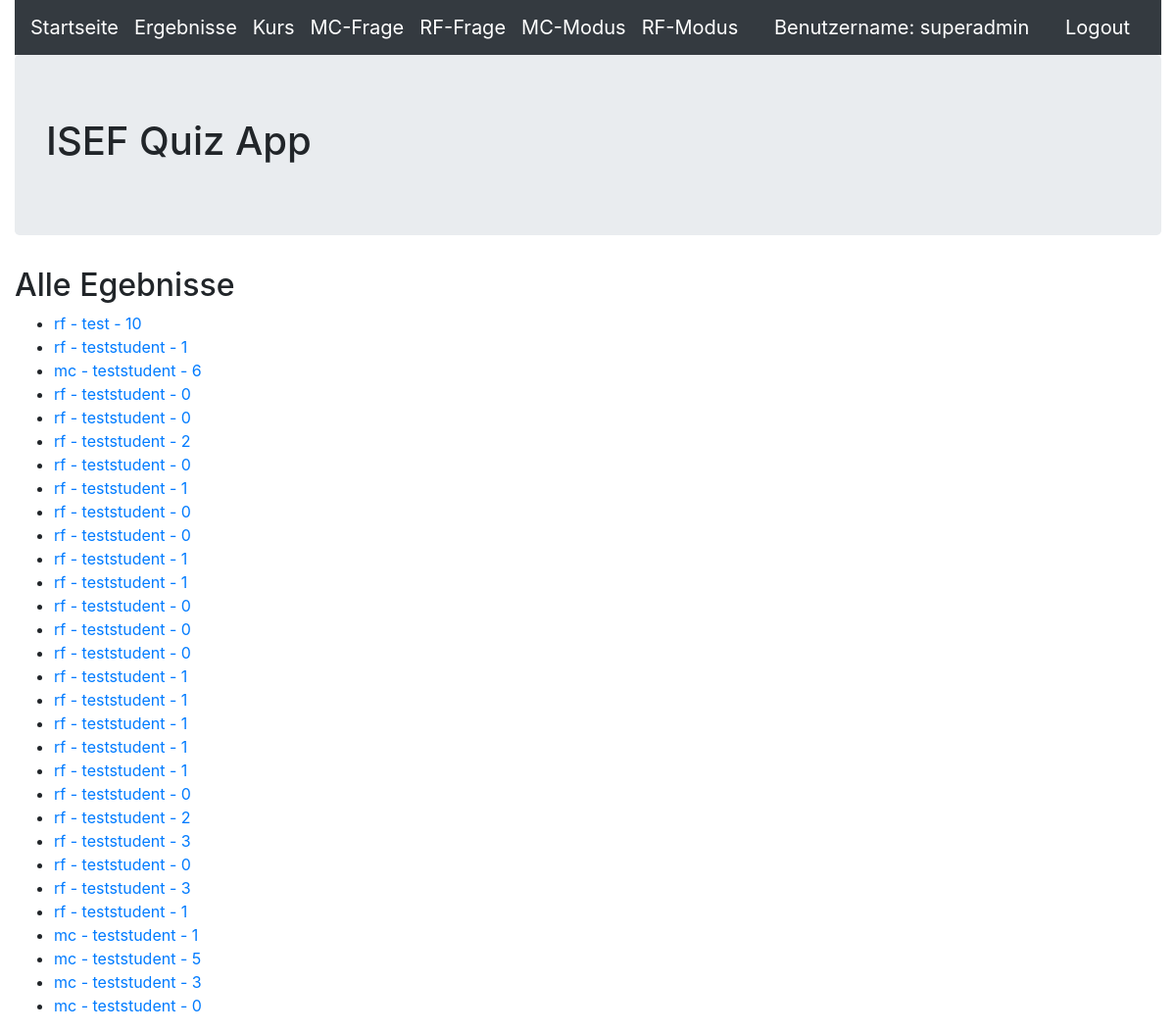
Before: /ergebnis (signed in) with the older database file.
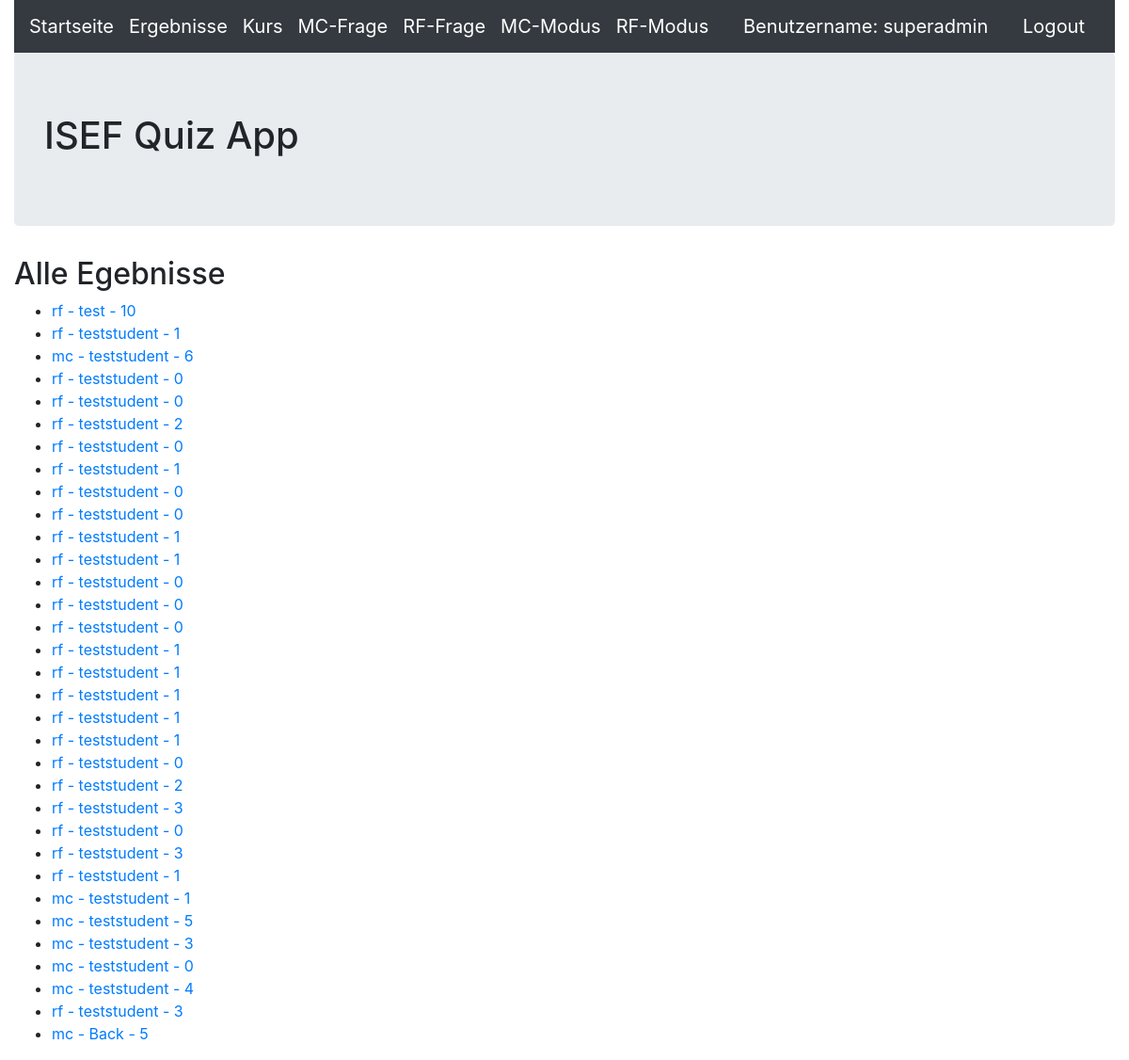
After: the same page with the newer database file.
### quiz/models.py (models this page shows, shortened)
class Ergebnis(models.Model):
    testmodus = models.CharField(max_length=20,blank=False)
    benutzername = models.CharField(max_length=50,blank=False)
    kursid = models.CharField(max_length=5,blank=False)
    kursname = models.CharField(max_length=50,blank=False)
    zeitsekunden = models.IntegerField(blank=False)
    datum = models.DateField(auto_now_add=True)
    punkte = models.IntegerField(blank=False)
    fragentotal = models.IntegerField(blank=False)
    fragenkorrekt = models.IntegerField(blank=False)
    fragenfalsch = models.IntegerField(blank=False)

### quiz/views.py (the view)
# urls.py: path('ergebnis', ErgebnisHome.as_view(), name='ergebnis_start'),
class ErgebnisHome(AuthListView):
    model = Ergebnis
    template_name = 'ergebnis/ergebnis_home.html'

### quiz/templates/ergebnis/ergebnis_home.html
{% extends 'base.html' %}
{% block content %}
<h2>Alle Egebnisse</h2>
<ul>
    {% for ergebnis in object_list %}
	<li><a href="{% url 'ergebnis_detail' ergebnis.pk %}">{{ ergebnis.testmodus }} - {{ ergebnis.benutzername }} - {{ ergebnis.punkte }}</a></li>
    {% endfor %}
</ul>
{% endblock content %}

Changed rows visible on the page:
added Ergebnis: testmodus "mc", benutzername "teststudent", punkte "4"
added Ergebnis: testmodus "rf", benutzername "teststudent", punkte "3"
added Ergebnis: testmodus "mc", benutzername "Back", punkte "5"
